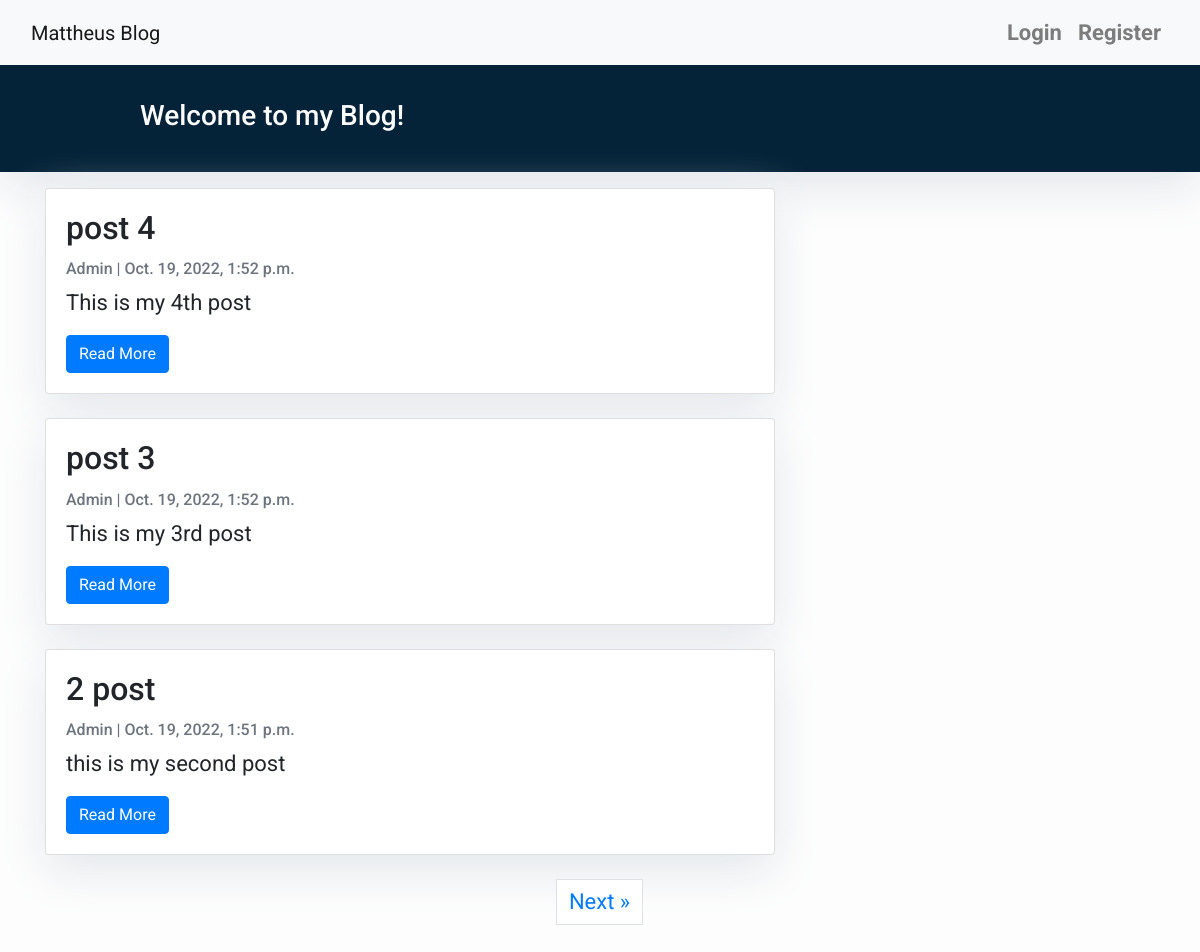
The app's page /, older data.
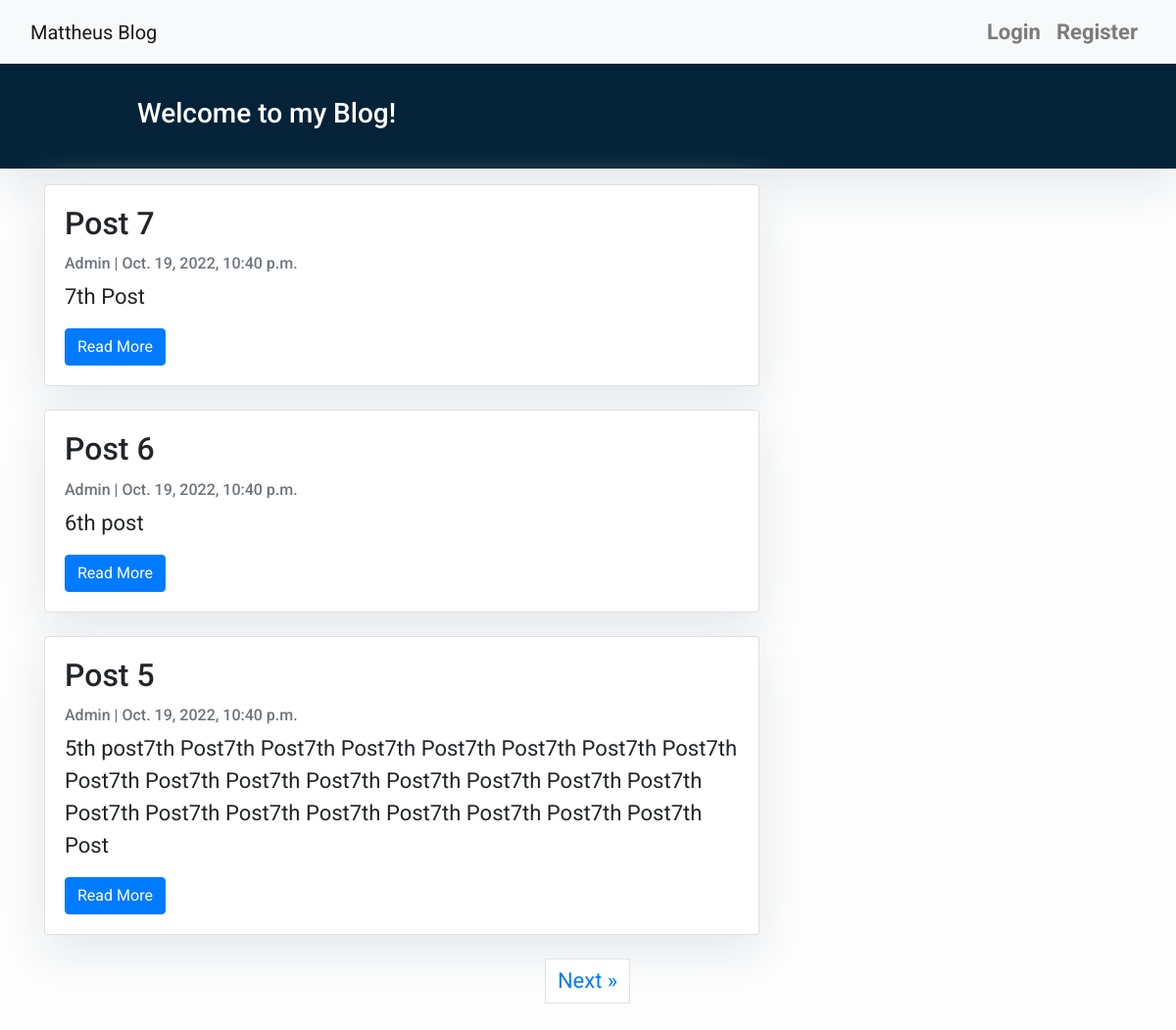
The same page, newer data.
### blog/models.py (models this page shows, shortened)
class Post(models.Model):
    title = models.CharField(max_length=200, unique=True)
    slug = models.SlugField(max_length=200, unique=True)
    author = models.ForeignKey(User, on_delete=models.CASCADE, related_name='blog_posts')
    updated_on = models.DateTimeField(auto_now=True)
    content = models.TextField()
    created_on = models.DateTimeField(auto_now_add=True)
    status = models.IntegerField(choices=STATUS, default=0)
    class Meta:
        ordering = ['-created_on']

### blog/views.py (the view)
# urls.py: path('', views.PostList.as_view(), name='home'),
class PostList(generic.ListView):
    queryset = Post.objects.filter(status=1).order_by('-created_on')
    template_name = 'index.html'

### templates/index.html (shortened to what this page needs)
{% extends "base.html" %}
{% load crispy_forms_tags %}
{% block content %}
<header class="masthead">
    <div class="container">
        <div class="row">
            <div class=" col-md-8 col-md-10 mx-auto">
                <div class="site-heading">
                    <h3 class=" site-heading my-4 mt-3 text-white"> Welcome to my Blog! </h3>
                </div>
            </div>
        </div>
    </div>
</header>
<div class="container">
    <div class="row">
        <div class="col-md-8 mt-3 left">
            {% for post in post_list %}
            <div class="card mb-4">
                <div class="card-body">
                    <h2 class="card-title">{{ post.title }}</h2>
                    <p class="card-text text-muted h6">{{ post.author }} | {{ post.created_on}} </p>
                    <p class="card-text">{{post.content|slice:":200" }}</p>
                    <a href="{% url 'post_detail' post.slug  %}" class="btn btn-primary">Read More</a>
                </div>
            </div>
            {% endfor %}
        </div>
    </div>
</div>
{% if is_paginated %}
  <ul class="pagination justify-content-center">
    {% if page_obj.has_next %}
    <li><a href="?page={{ page_obj.next_page_number }}" class="page-link"> Next &raquo;</a></li>
    {% endif %}
  </ul>
{% endif %}
{%endblock%}

### templates/base.html (shortened to what this page needs)
<!DOCTYPE html>
<html>
    <head>
        <link rel="stylesheet" href="https://maxcdn.bootstrapcdn.com/bootstrap/4.0.0/css/bootstrap.min.css"
 />
    </head>
    <body>
        <nav class="navbar navbar-expand-lg navbar-light bg-light shadow" id="mainNav">
            <div class="container-fluid">
                <a class="navbar-brand" href="{% url 'home' %}">Mattheus Blog</a>
                <div class="collapse navbar-collapse" id="navbarResponsive">
                    <ul class="navbar-nav ml-auto">
                        <li class="nav-item mx-5">
                        {% if request.user.is_authenticated %}
                            <a class="nav-link disabled welcomeuser">Welcome, {{request.user.username}}</a>
                          </li>
                          <li class="nav-item text-black">
                            <a class="nav-link text-black font-weight-bold" href="{% url 'password-change' %}">Change Password</a>
                        </li>
                          <li class="nav-item text-black">
                            <a class="nav-link text-black font-weight-bold" href="{% url 'logout' %}">Logout</a>
                        </li>
                          {% else %}
                          <li class="nav-item text-black">
                            <a class="nav-link text-black font-weight-bold" href="{% url 'login' %}">Login</a>
                        </li>
                        <li class="nav-item text-black">
                            <a class="nav-link text-black font-weight-bold" href="{% url 'register' %}">Register</a>
                        </li>
                          {% endif %}
                    </ul>
                </div>
            </div>
        </nav>
        {% block content %}
        {% endblock content %}
        <footer class="py-3 bg-grey">
        </footer>
    </body>
</html>

### templates/base.html (style rules this page uses)
body { font-family: "Roboto", sans-serif; font-size: 17px; background-color: #fdfdfd; }
.masthead { background: #052338; height: auto; padding-bottom: 15px; box-shadow: 0 16px 48px #E3E7EB; padding-top: 10px; }

### templates/index.html (style rules this page uses)
body { font-family: "Roboto", sans-serif; font-size: 22px; background-color: #fdfdfd; }
.card { box-shadow: 0 16px 48px #E3E7EB; }

Row changes from the older to the newer data that the page shows:
no longer on this page (row unchanged): Post: title "post 4", author "Admin", created_on "Oct. 19, 2022, 1:52 p.m.", content "This is my 4th post"
no longer on this page (row unchanged): Post: title "post 3", author "Admin", created_on "Oct. 19, 2022, 1:52 p.m.", content "This is my 3rd post"
no longer on this page (row unchanged): Post: title "2 post", author "Admin", created_on "Oct. 19, 2022, 1:51 p.m.", content "this is my second post"
added Post: title "Post 7", author "Admin", created_on "Oct. 19, 2022, 10:40 p.m.", content "7th Post"
added Post: title "Post 6", author "Admin", created_on "Oct. 19, 2022, 10:40 p.m.", content "6th post"
added Post: title "Post 5", author "Admin", created_on "Oct. 19, 2022, 10:40 p.m.", content "5th post7th Post7th Post7th Post7th Post7th Post7th Post7th Post7th Post7th Post7th Post7th Post7th Post7th Post7th Post7th Post7th Post7th Post7th Post7th Post7th Post7th Post7th Post7th Post7th Post"
